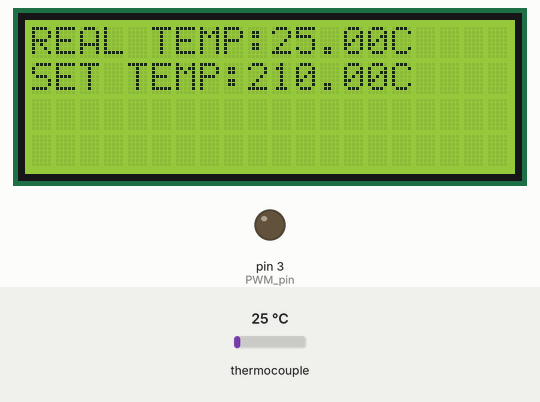
A sketch run on a simulated Arduino Uno, built with avr-gcc and run on an emulated ATmega328P. Parts: 20×4 character LCD, output pins drawn as LEDs (lit = HIGH). Wiring (inferred from the names in the program): MAX6675 thermocouple converter: CS pin 5; MISO pin 4; SCK pin 6. Inputs (shaded band) come from the test bench; at power-on: thermocouple 25 °C. Pins used as bus, display or sensor lines are not drawn; what the sketch prints to the serial monitor is not drawn.

Above: at 1.2 s.
1.3 s: thermocouple set to 225 °C
At 1.9 s:
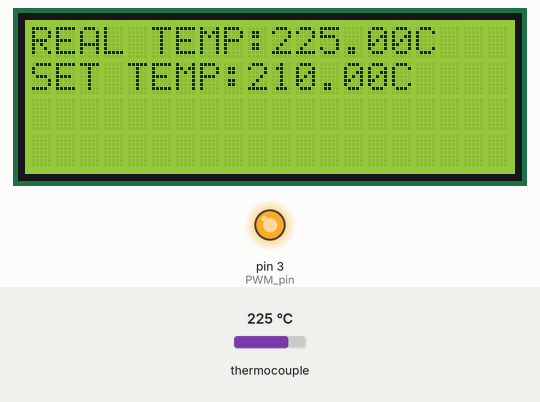
3.0 s: thermocouple set to 6 °C
At 4.1 s:
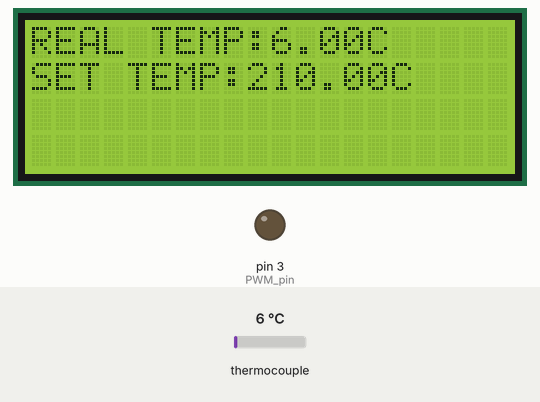
4.9 s: thermocouple set to 75 °C
At 5.7 s:
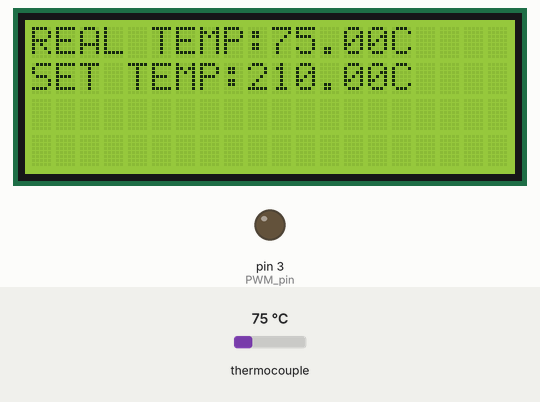
7.9 s: thermocouple set to 150 °C
At 8.7 s:
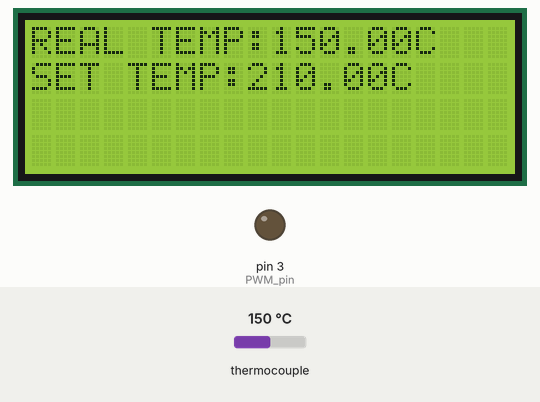
10.9 s: thermocouple set to 75 °C
At 11.6 s:
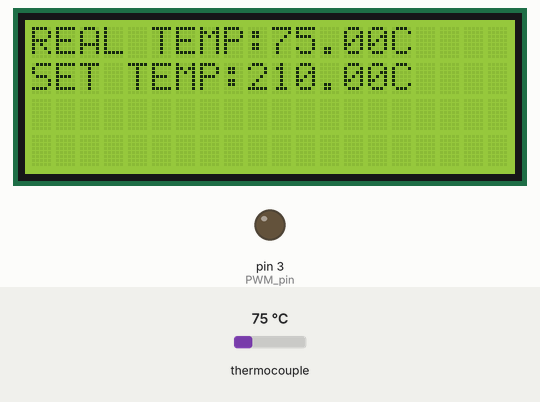
Timing chart, 0 to 13.9 s (numbered marks = the images above; inputs shaded):
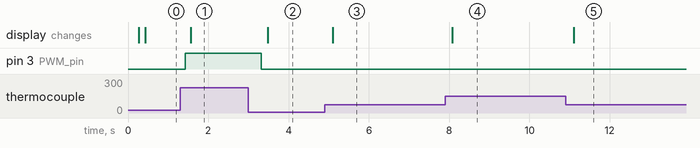

Measured:
- after the input at 1.3 s, pin 3 (PWM_pin): LOW → HIGH after 0.13 s; the display: changes after 0.27 s (image 1)
- after the input at 3.0 s, pin 3 (PWM_pin): HIGH → LOW after 0.32 s; the display: changes after 0.49 s (image 2)
- after the input at 4.9 s, the display: changes after 0.20 s (image 3)
- after the input at 7.9 s, the display: changes after 0.18 s (image 4)
- after the input at 10.9 s, the display: changes after 0.20 s (image 5)

The sketch:

WORKING_LCD_AND_THERMISTOR_MODULE.ino
```cpp
#include <LiquidCrystal_I2C.h>
#include <Wire.h>
#include <SPI.h>


#include "max6675.h"

//Pins for the SPI with MAX6675
int thermoDO = 4;
int thermoCS = 5;
int thermoCLK = 6;

//Pins for the SPI with MAX6675
#define MAX6675_CS   5
#define MAX6675_SO   4
#define MAX6675_SCK  6

MAX6675 thermocouple(thermoCLK, thermoCS, thermoDO);

LiquidCrystal_I2C lcd(0x27,20,4);  // set the LCD address to 0x27 for a 16 chars and 2 line display

int PWM_pin = 3;  //Pin for PWM signal to the MOSFET driver (the BJT npn with pullup)

/*    i2c LCD Module  ==>   Arduino
 *    SCL             ==>     A5
 *    SDA             ==>     A4
 *    Vcc             ==>     Vcc (5v)
 *    Gnd             ==>     Gnd      */


//Variables
float set_temperature = 210;            //Default temperature setpoint. Leave it 0 and control it with rotary encoder

float temperature_read = 0.0;
float PID_error = 0;
float previous_error = 0;
float elapsedTime, Time, timePrev,timetot;
float PID_value = 0;
int button_pressed = 0;
int menu_activated=0;
float last_set_temperature = 0;

//PID constants
//////////////////////////////////////////////////////////
int kp = 40;   int ki = 3;   int kd = 80;//80
//ROSTOCK 36 -3 - 90
//21,3,51-80
//////////////////////////////////////////////////////////

int PID_p = 0;    int PID_i = 0;    int PID_d = 0;
float last_kp = 0;
float last_ki = 0;
float last_kd = 0;

int PID_values_fixed =0;


void setup() {
  pinMode(PWM_pin,OUTPUT);
  TCCR2B = TCCR2B & B11111000 | 0x03;    // pin 3 and 11 PWM frequency of 928.5 Hz
  Time = timetot = millis();

  lcd.init();                      // initialize the lcd
  lcd.backlight();
  Serial.begin(9600);

  Serial.println("MAX6675 test");
  // wait for MAX chip to stabilize
  //delay(500);
}

void loop() {

  // First we read the real value of temperature
  Serial.print("Recent Actual TEMP:");
  temperature_read = readThermocouple();//thermocouple.readCelsius();

  Serial.println(temperature_read);
  //delay(1000);

  //Next we calculate the error between the setpoint and the real value
  PID_error = set_temperature - temperature_read + 5;
  //Calculate the P value
  PID_p = kp * PID_error;
  //Calculate the I value in a range on +-3

  if(PID_error > -3 && PID_error < 3)
  {
    PID_i = PID_i + (ki * PID_error);
  }


   //For derivative we need real time to calculate speed change rate
  timePrev = Time;                            // the previous time is stored before the actual time read
  Time = millis();                            // actual time read
  elapsedTime = (Time - timePrev) / 1000;
  //Now we can calculate the D calue
  PID_d = 0.01*kd*((PID_error - previous_error)/elapsedTime);
  //Final total PID value is the sum of P + I + D
  PID_value = PID_p + PID_i + PID_d;

  //We define PWM range between 0 and 255
  if(PID_value < 0)
  {    PID_value = 0;    }
  if(PID_value > 255)
  {    PID_value = 255;  }
  Serial.print("Storing new PID value");
  Serial.println(PID_value);
  Serial.println("P val:" +  (String)PID_p);
  Serial.println("I val:" +  (String)PID_i);
  Serial.println("D val:" +  (String)PID_d);

  //Now we can write the PWM signal to the mosfet on digital pin D3
  //Since we activate the MOSFET with a 0 to the base of the BJT, we write 255-PID value (inverted)
  analogWrite(PWM_pin,255-PID_value);
  previous_error = PID_error;     //Remember to store the previous error for next loop.

  delay(100); //Refresh rate + delay of LCD print
//   lcd.clear();
   Serial.print("ActualTEMP:");
   Serial.print("C = ");
   Serial.println(temperature_read);
   Serial.print("SET TEMP:");
   Serial.print("C = ");
   Serial.println(set_temperature);
   lcd.clear();
   lcd.print("REAL TEMP:");
   lcd.print(temperature_read);
   lcd.print("C");
   lcd.setCursor(0, 1);
   lcd.print("SET TEMP:");
   lcd.print(set_temperature);
   lcd.print("C");
   if( temperature_read >= set_temperature){
    Serial.print("Time taken total:" );
    Serial.print(timetot);
    Serial.println("ms");
    Serial.println("P val:" +  (String)PID_p);
    Serial.println("I val:" +  (String)PID_i);
    Serial.println("D val:" +  (String)PID_d);
    Serial.print("Actual TEMP:");
    Serial.print("C = ");
    Serial.println(temperature_read);
    //delay(1000);
    Serial.print("SET TEMP:");
    Serial.print("C = ");
    Serial.println(set_temperature);
   }
  // delay(250); //Refresh rate + delay of LCD print

//   lcd.print("C = ");
//   lcd.print(thermocouple.readCelsius());


//
//  ///////////////////////////////////////////////////////////////////////////OLD
//  // basic readout test, just print the current temp
//   lcd.clear();
//   Serial.print("C = ");
//   Serial.println(thermocouple.readCelsius());
//   lcd.print("C = ");
//   lcd.print(thermocouple.readCelsius());
//   Serial.print("F = ");
//   Serial.println(thermocouple.readFahrenheit());
//
//   // For the MAX6675 to update, you must delay AT LEAST 250ms between reads!
//   delay(1000);
}


//The function that reads the SPI data from MAX6675
double readThermocouple() {

  uint16_t v;
  pinMode(MAX6675_CS, OUTPUT);
  pinMode(MAX6675_SO, INPUT);
  pinMode(MAX6675_SCK, OUTPUT);

  digitalWrite(MAX6675_CS, LOW);
  delay(1);

  // Read in 16 bits,
  //  15    = 0 always
  //  14..2 = 0.25 degree counts MSB First
  //  2     = 1 if thermocouple is open circuit
  //  1..0  = uninteresting status

  v = shiftIn(MAX6675_SO, MAX6675_SCK, MSBFIRST);
  v <<= 8;
  v |= shiftIn(MAX6675_SO, MAX6675_SCK, MSBFIRST);

  digitalWrite(MAX6675_CS, HIGH);
  if (v & 0x4)
  {
    // Bit 2 indicates if the thermocouple is disconnected
    return NAN;
  }

  // The lower three bits (0,1,2) are discarded status bits
  v >>= 3;

  // The remaining bits are the number of 0.25 degree (C) counts
  return v*0.25;
}
```
